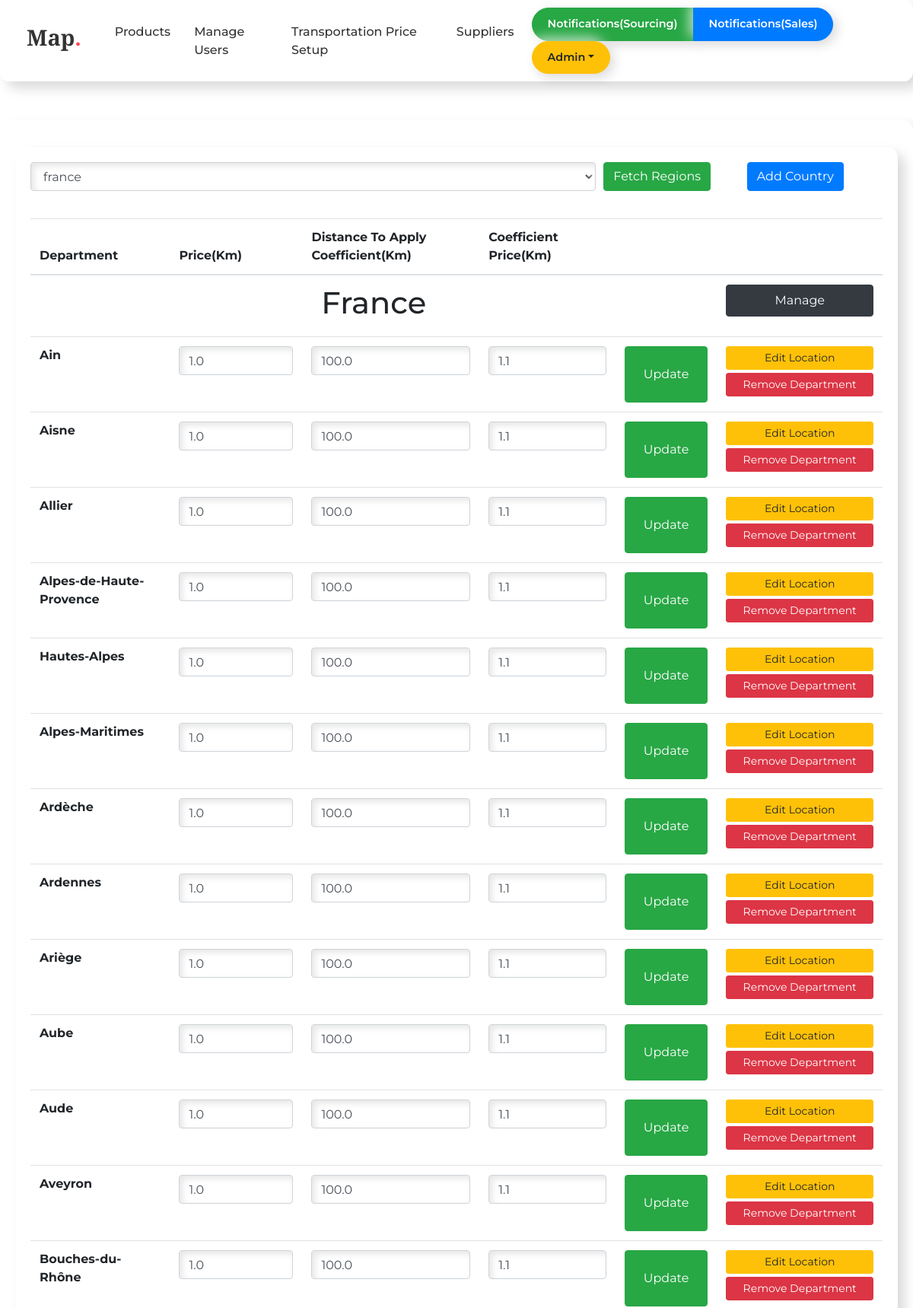
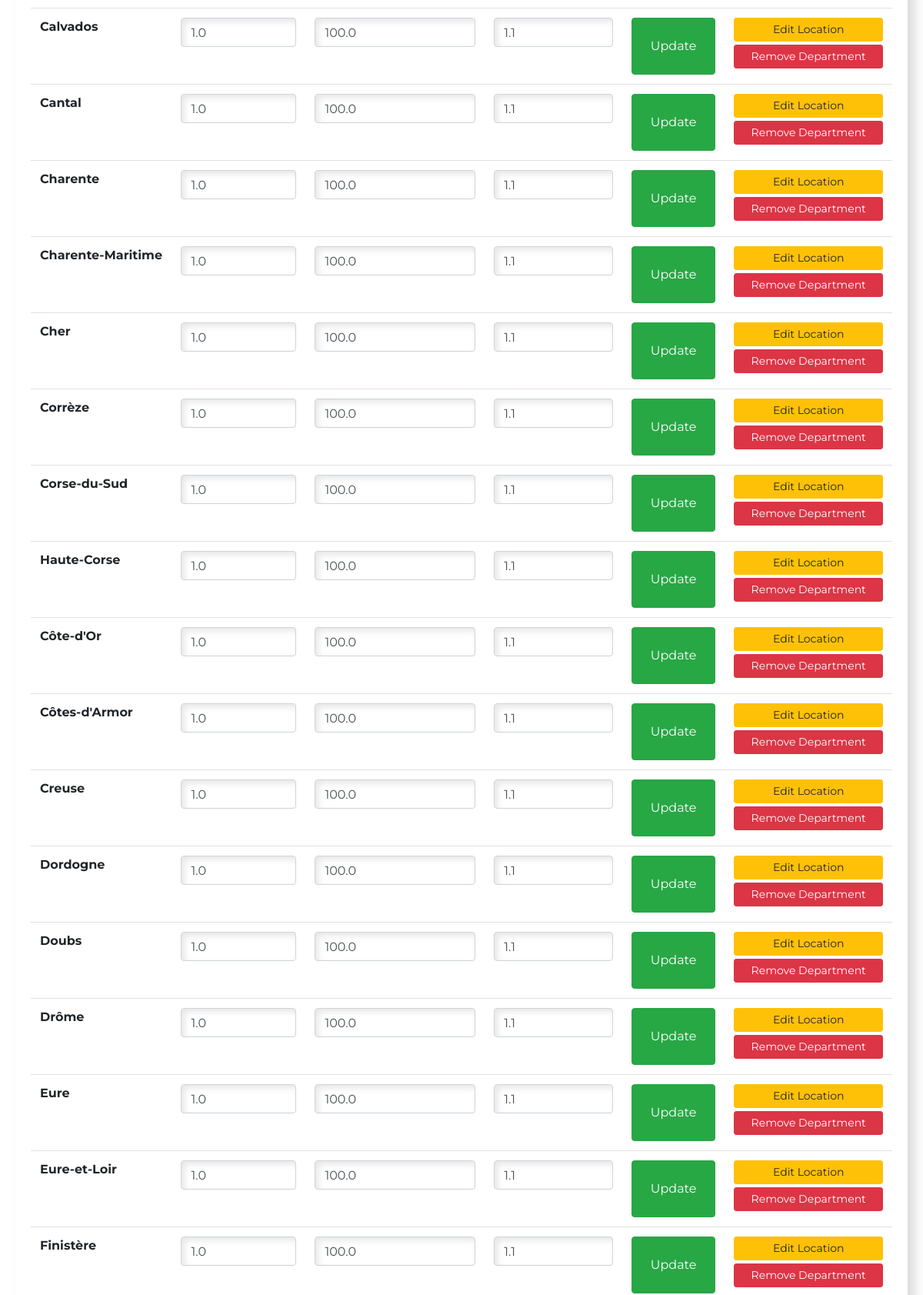
The page /transportation/setup/ (signed in, upper part) on the database its author committed (2 pictures, top to bottom).
### accounts/models.py (models this page shows, shortened)
class User(AbstractBaseUser, PermissionsMixin):
    email = models.EmailField(max_length=255, unique=True)
    username = models.CharField(max_length=25, unique=True)
    is_active = models.BooleanField(default=True)
    is_staff = models.BooleanField(default=False)
    team = models.CharField(choices=(
        ('sourcing', 'Sourcing'),
        ('sales', 'Sales'),
    ), default='sourcing', max_length=10)
    objects = UserManager()
    countries = models.ManyToManyField(Countries, related_name='users')
    USERNAME_FIELD = 'username'

### countries/models.py (models this page shows, shortened)
class Countries(models.Model):
    name = models.CharField(max_length=1000)
    def get_regions(self):
        return Regions.objects.filter(country=self)

class Regions(models.Model):
    country = models.ForeignKey(Countries, on_delete=models.CASCADE, related_name='regions')
    name = models.CharField(max_length=1000)
    price = models.FloatField(default=1)  # PER KM
    coefficient_price = models.FloatField(default=1.1)  # PER KM
    coefficient_distance = models.FloatField(default=100)  # PER KM
    center_lat = models.FloatField(default=0)
    center_lng = models.FloatField(default=0)

### countries/views.py (the view, shortened to what this page needs)
# urls.py: path('transportation/setup/', views.TransportationSetupView.as_view(), name='transportation_setup'),
class TransportationSetupView(View):
    def get(self, request):
        if not request.user.is_authenticated:
            print("Not Logged In")
            return redirect("accounts:login")
        countries = Countries.objects.all()
        selected_country = request.GET.get("country")
        print(selected_country)
        if selected_country:
            country = Countries.objects.get(id=selected_country)
        else:
            country = Countries.objects.first()
        return render(request, "countries/transportation_setup.html", {
            "countries": countries,
            "country": country
        })

### templates/countries/transportation_setup.html (shortened to what this page needs)
{% extends 'base.html' %}
{% block body %}
    <div class="container mt-3">
        <form action="" method="get">
            <div class="form-row">
                <div class="form-group col-md-8">
                    <select name='country' id="input_country" class="form-control" required>
                        {% for c in countries %}
                        {% if c == country %}
                        <option value="{{c.id}}" selected>{{c.name}}</option>
                        {% else %}
                        <option value="{{c.id}}">{{c.name}}</option>
                        {% endif %}
                        {% endfor %}
                    </select>
                </div>
                <div class="form-group col-md-2">
                    <button class="btn btn-success">Fetch Regions</button>
                </div>
                <div class="form-group col-md-2">
                    <a href="{% url 'countries:country_create'%}" class="btn btn-primary">Add Country</a>
                </div>
            </div>
        </form>
        <table class="table">
            <thead>
              <tr>
                <th scope="col">Department</th>
                <th scope="col">Price(Km)</th>
                <th scope="col">Distance To Apply Coefficient(Km)</th>
                <th scope="col">Coefficient Price(Km)</th>
                <th scope="col"></th>
                <th scope="col"></th>
              </tr>
            </thead>
            <tbody>
                    <tr>
                        <th class="text-center" colspan="5"><h1 class="text-bold">{{country.name.title}}</h1></th>
                        <th>
                            <a class="btn btn-dark col-12 p-2" href="{% url 'countries:country_update' country.id %}"><span class="text">Manage</span></a><br>
                        </th>
                    </tr>
                    {% for region in country.get_regions %}
                    <form action="." method="post">{% csrf_token %}
                        <tr>
                            <th scope="row">{{region.name}}</th>
                            <td><input type="number" step="0.01" name="price" value="{{region.price}}" class="form-control"></td>
                            <td><input type="number" step="0.01" name="coefficient_distance" value="{{region.coefficient_distance}}" class="form-control"></td>
                            <td><input type="number" step="0.01" name="coefficient_price" value="{{region.coefficient_price}}" class="form-control"></td>
                            <td><button class="btn btn-success p-4">Update</button></td>
                            <td>
                                <a class="btn btn-warning btn-sm col-12 mb-1" href="{% url 'countries:region_edit_location' region.id %}"><span class="text text-sm">Edit Location</span></a>
                                <a class="btn btn-danger btn-sm col-12" href="{% url 'countries:region_delete' region.id %}"><span class="text text-sm">Remove Department</span></a><br>
                            </td>
                        </tr>
                    </form>
                    {% endfor %}
            </tbody>
          </table>
    </div>
{% endblock body %}

### templates/base.html (shortened to what this page needs)
<!DOCTYPE html>
<html lang="en">
  {% load static %}
  <head>
    <link rel="stylesheet" href="https://cdn.jsdelivr.net/npm/bootstrap@4.5.3/dist/css/bootstrap.min.css">
    <link rel="stylesheet" href="https://cdnjs.cloudflare.com/ajax/libs/font-awesome/4.7.0/css/font-awesome.min.css">
    <link rel="stylesheet" href="https://cdnjs.cloudflare.com/ajax/libs/jsoneditor/9.10.0/jsoneditor.min.css" />
  </head>
  <body>
    <nav class="navbar navbar-expand-lg">
      <div class="container-fluid">
        <a class="navbar-brand" href="/"><h3>Map<span>.</span></h3></a>
        <div class="collapse navbar-collapse" id="navbarSupportedContent">
          <ul class="navbar-nav ml-auto">
            {% if request.user.is_superuser %}
            <li class="nav-item">
              <a class="nav-link" href="{% url 'products:list' %}">Products</a>
            </li>
            <li class="nav-item">
              <a class="nav-link" href="{% url 'accounts:list' %}">Manage Users</a>
            </li>
            <li class="nav-item">
              <a class="nav-link" href="{% url 'countries:transportation_setup' %}">Transportation Price Setup</a>
            </li>
            {% endif %}
            <li class="nav-item">
              <a class="nav-link" href="{% url 'suppliers:list' %}">Suppliers</a>
            </li>
          </ul>
          <div class="form-inline my-2 my-lg-0">
            <div class="btn-group mr-2">
              {% if request.user.is_superuser %}
              <a class="btn btn-success btn-custom" href="{% url 'notifications:source_list' %}">Notifications(Sourcing)</a>
              <a class="btn btn-primary btn-custom" href="{% url 'notifications:sales_list' %}">Notifications(Sales)</a>
              {% elif request.user.team == 'sourcing' %}
              <a class="btn btn-success btn-custom" href="{% url 'notifications:source_list' %}">Notifications(Source)</a>
              {% elif request.user.team == 'sales' %}
              <a class="btn btn-primary btn-custom" href="{% url 'notifications:sales_list' %}">Notifications(Sales)</a>
              {% endif %}
            </div>
            <div class="btn-group">
              <button type="button" class="btn btn-warning btn-custom dropdown-toggle" data-toggle="dropdown">{{ request.user.username.title }}</button>
            </div>
          </div>
        </div>
      </div>
    </nav>
    <div class="container">
      {% block body %}
      {% endblock body %}
    </div>
  </body>
</html>

### templates/base.html (style rules this page uses)
html, body { height: 100%; display: flex; flex-direction: column; }
body { background: url('https://source.unsplash.com/1600x900/?abstract') no-repeat center center fixed; background-size: cover; font-family: 'Montserrat', sans-serif; color: #343a40; background-blend-mode: overlay; background-color: rgba(255, 255, 255, 0.85); }
.navbar { background-color: #ffffff; box-shadow: 9px 9px 16px rgba(0, 0, 0, 0.15), -9px -9px 16px rgba(255, 255, 255, 0.7); padding: 10px 20px; border-radius: 12px; transition: background-color 0.5s ease; }
.navbar-brand h3 { font-weight: bold; font-size: 1.8rem; color: #333333; margin-right: 20px; font-family: 'Playfair Display', serif; }
.navbar-brand span { color: #ff4757; }
.nav-link { color: #333333; font-size: 1rem; font-weight: 500; margin-right: 15px; transition: color 0.3s ease; }
.btn-custom { border-radius: 50px; padding: 10px 20px; font-size: 0.9rem; font-weight: 600; transition: all 0.3s ease; box-shadow: 5px 5px 15px rgba(0, 0, 0, 0.15), -5px -5px 15px rgba(255, 255, 255, 0.7); }
input, select, textarea { border-radius: 10px; border: none; padding: 15px; width: 100%; margin-bottom: 20px; box-shadow: inset 4px 4px 8px rgba(0, 0, 0, 0.1), inset -4px -4px 8px rgba(255, 255, 255, 0.7); background-color: #e0e0e0; transition: box-shadow 0.3s ease; }
.container { margin-top: 50px; max-width: 100%; padding: 20px; background-color: rgba(255, 255, 255, 0.95); border-radius: 15px; box-shadow: 9px 9px 16px rgba(0, 0, 0, 0.15), -9px -9px 16px rgba(255, 255, 255, 0.7); flex: 1; }

### rows shown on the page
User: user.username "Admin"
Countries: name "France"
Regions: name "Ain", price "1.0", coefficient_distance "100.0", coefficient_price "1.1"
Regions: name "Aisne", price "1.0", coefficient_distance "100.0", coefficient_price "1.1"
Regions: name "Allier", price "1.0", coefficient_distance "100.0", coefficient_price "1.1"
Regions: name "Alpes-de-Haute-Provence", price "1.0", coefficient_distance "100.0", coefficient_price "1.1"
Regions: name "Hautes-Alpes", price "1.0", coefficient_distance "100.0", coefficient_price "1.1"
Regions: name "Alpes-Maritimes", price "1.0", coefficient_distance "100.0", coefficient_price "1.1"
Regions: name "Ardèche", price "1.0", coefficient_distance "100.0", coefficient_price "1.1"
Regions: name "Ardennes", price "1.0", coefficient_distance "100.0", coefficient_price "1.1"
Regions: name "Ariège", price "1.0", coefficient_distance "100.0", coefficient_price "1.1"
Regions: name "Aube", price "1.0", coefficient_distance "100.0", coefficient_price "1.1"
Regions: name "Aude", price "1.0", coefficient_distance "100.0", coefficient_price "1.1"
Regions: name "Aveyron", price "1.0", coefficient_distance "100.0", coefficient_price "1.1"
Regions: name "Bouches-du-Rhône", price "1.0", coefficient_distance "100.0", coefficient_price "1.1"
Regions: name "Calvados", price "1.0", coefficient_distance "100.0", coefficient_price "1.1"
Regions: name "Cantal", price "1.0", coefficient_distance "100.0", coefficient_price "1.1"
Regions: name "Charente", price "1.0", coefficient_distance "100.0", coefficient_price "1.1"
Regions: name "Charente-Maritime", price "1.0", coefficient_distance "100.0", coefficient_price "1.1"
Regions: name "Cher", price "1.0", coefficient_distance "100.0", coefficient_price "1.1"
Regions: name "Corrèze", price "1.0", coefficient_distance "100.0", coefficient_price "1.1"
Regions: name "Corse-du-Sud", price "1.0", coefficient_distance "100.0", coefficient_price "1.1"
Regions: name "Haute-Corse", price "1.0", coefficient_distance "100.0", coefficient_price "1.1"
Regions: name "Côte-d'Or", price "1.0", coefficient_distance "100.0", coefficient_price "1.1"
Regions: name "Côtes-d'Armor", price "1.0", coefficient_distance "100.0", coefficient_price "1.1"
Regions: name "Creuse", price "1.0", coefficient_distance "100.0", coefficient_price "1.1"
Regions: name "Dordogne", price "1.0", coefficient_distance "100.0", coefficient_price "1.1"
Regions: name "Doubs", price "1.0", coefficient_distance "100.0", coefficient_price "1.1"
Regions: name "Drôme", price "1.0", coefficient_distance "100.0", coefficient_price "1.1"
Regions: name "Eure", price "1.0", coefficient_distance "100.0", coefficient_price "1.1"
Regions: name "Eure-et-Loir", price "1.0", coefficient_distance "100.0", coefficient_price "1.1"
Regions: name "Finistère", price "1.0", coefficient_distance "100.0", coefficient_price "1.1"

### other values the page prints
form field country "france"
